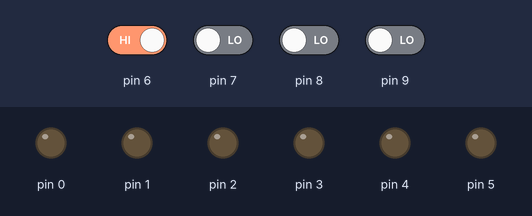
A sketch run on a simulated Arduino Uno, built with avr-gcc and run on an emulated ATmega328P. Shown: output pins drawn as LEDs (lit = HIGH). The inputs (shaded band) are chosen by the test bench; at power-on: pin 6 HIGH, pin 7–9 LOW.

Above: at 1.2 s.
1.3 s: pin 6 driven LOW
At 2.5 s:
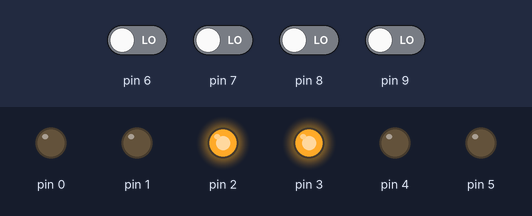
4.3 s: pin 7 driven HIGH
At 4.45 s:
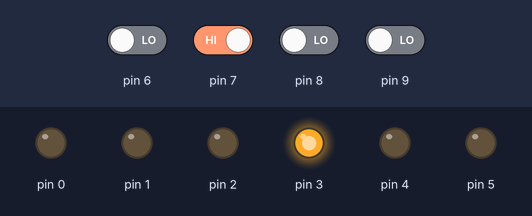
7.3 s: pin 7 driven LOW
At 8.0 s:
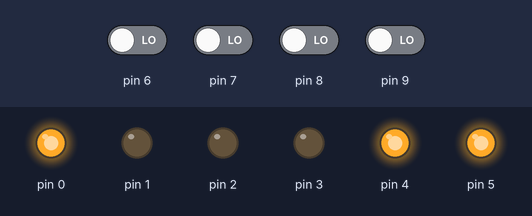
10.3 s: pin 6 driven HIGH
At 10.65 s:
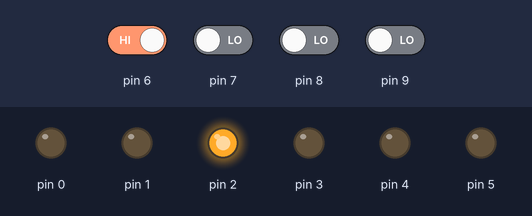
Timing chart, 0 to 13.3 s (numbered marks = the images above; inputs shaded):
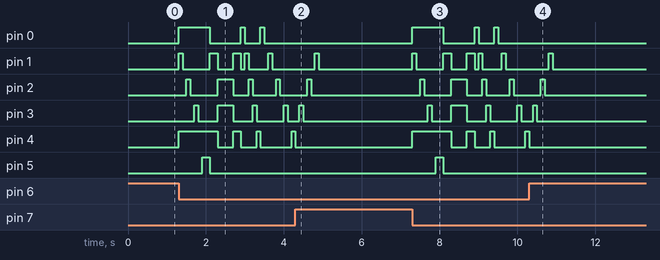

Measured:
- after the input at 1.3 s, pin 0: goes HIGH 0.80 s, LOW 0.80 s, HIGH 0.10 s, LOW 0.40 s, HIGH 0.10 s, then LOW, starting at once; pin 1: LOW → HIGH at once, → LOW 0.10 s later, → HIGH 0.70 s later, → LOW 0.20 s later, … (10 changes in this stretch)
- after the input at 4.3 s, pin 0: stops changing and stays LOW; pin 1: goes on until 4.9 s, then stays LOW; pin 2: goes on until 4.7 s, then stays LOW; pin 3: goes on until 4.5 s, then stays LOW; pin 4: goes on until 4.3 s, then stays LOW
- after the input at 7.3 s, pin 0: goes HIGH 0.80 s, LOW 0.80 s, HIGH 0.10 s, LOW 0.40 s, HIGH 0.10 s, then LOW, starting at once; pin 1: LOW → HIGH at once, → LOW 0.10 s later, → HIGH 0.70 s later, → LOW 0.20 s later, … (10 changes in this stretch)
- after the input at 10.3 s, pin 0: stops changing and stays LOW; pin 1: goes on until 10.9 s, then stays LOW; pin 2: goes on until 10.7 s, then stays LOW; pin 3: goes on until 10.5 s, then stays LOW; pin 4: goes on until 10.3 s, then stays LOW

The sketch:

sketch_may01a.ino
```cpp
int i,J,k;
int a[3];

void setup()
{
  for(i=0;i<=5;i++)
  {
    pinMode(i,OUTPUT);
  }

  for(J=6;J<=9;J++)
  {
    pinMode(J,INPUT);
  }
  for(k=0;k<=3;k++)
  {
    a[k]=HIGH;
  }
}

void loop()
{
  if(digitalRead(6)==LOW)
  {
    a[0]=digitalRead(6);
    if(a[0]==LOW)
    {
      a[1]=digitalRead(9);
      if(a[1]==LOW)
      {
        a[2]=digitalRead(7);
        if(a[2]==LOW)
        {
          a[3]=digitalRead(8);
          digitalWrite(0,HIGH);
    digitalWrite(4,HIGH);
    for(i=1;i<=3;i++)
    {
      digitalWrite(i,HIGH);
      delay(100);
      digitalWrite(i,LOW);
      delay(100);
     }
     for(i=0;i<5;i++)
     {
     digitalWrite(i,HIGH);
     digitalWrite(5-i,HIGH);
     delay(200);
     digitalWrite(i,LOW);
     digitalWrite(5-i,LOW);
      }
      for(i=0;i<5;i++)
  {
      digitalWrite(i,HIGH);
      delay(100);
      digitalWrite(i,LOW);
  }
  for(i=0;i<=4;i++)
  {
    digitalWrite(i,HIGH);
    delay(100);
    digitalWrite(i,LOW);
    delay(100);
  }
  for(i=3;i>=1;i--)
   {
    digitalWrite(i,HIGH);
    delay(100);
    digitalWrite(i,LOW);
    delay(100);
   }

        }
     else
  {
    for(i=0;i<=5;i++)
    {
      digitalWrite(i,LOW);
    }
    for(k=0;k<=3;k++)
{
  a[k]=HIGH;
}
  }
      }
      else
  {
    for(i=0;i<=5;i++)
    {
      digitalWrite(i,LOW);

    }
    for(k=0;k<=3;k++)
{
  a[k]=HIGH;
}
  }
    }else
  {
    for(i=0;i<=5;i++)
    {
      digitalWrite(i,LOW);
    }

    for(k=0;k<=3;k++)
{
  a[k]=HIGH;
}
  }
  }
    else
  {
    for(i=0;i<=5;i++)
    {
      digitalWrite(i,LOW);
    }
    for(k=0;k<=3;k++)
{
  a[k]=HIGH;
}
  }
}
```
